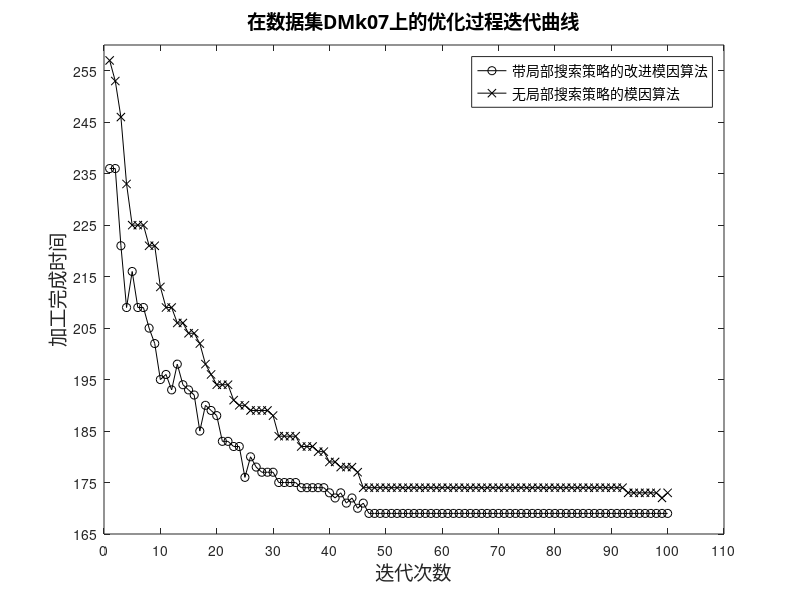

MATLAB code for this plot: (Note: this script raises an error after producing the figure.)
clc
clear all

fig = figure('Color','w');% 新建一个figure，并将图像句柄保存到fig
x = 1:1:100;
load('localsearch_Mk07.mat');
load('nolocalsearch_Mk07.mat');
plot(x,makespan_best_T_iter,'-ko',x,makespan_best_T_iter_no,'-kx');
title('在数据集DMk07上的优化过程迭代曲线','FontName','黑体','FontSize',14);
axis( [0,110,165,260])  %确定x轴与y轴框图大小
set(gca,'XTick',[0:10:110]) %x轴范围
set(gca,'YTick',[165:10:260]) %y轴范围
legend('带局部搜索策略的改进模因算法','无局部搜索策略的模因算法','Location','NorthEast','FontName','黑体','FontSize',10,'FontWeight','normal');   %右下角标注
xlabel('迭代次数', 'FontName','黑体','FontSize',14,'FontWeight','normal')  %x轴坐标描述
ylabel('加工完成时间', 'FontName','黑体','FontSize',14,'FontWeight','normal') %y轴坐标描述

frame = getframe(fig); % 获取frame
img = frame2im(frame); % 将frame变换成imwrite函数可以识别的格式
imwrite(img,'../结果图/localsearch1.png'); % 保存到工作目录下，名字为"a.png"